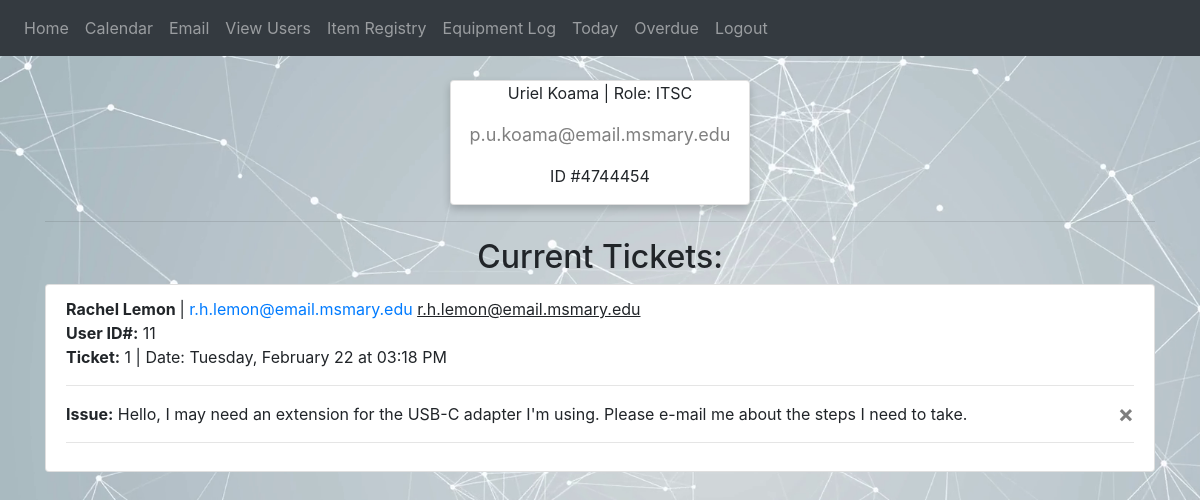
/home (signed in), run on the app's committed database.
### website/models.py (models this page shows)
class User(db.Model, UserMixin):
    id = db.Column(db.Integer, primary_key=True)
    email = db.Column(db.String(150), unique=True)
    password = db.Column(db.String(150))
    first_name = db.Column(db.String(75))
    last_name = db.Column(db.String(75))
    department = db.Column(db.String(150))
    tickets = db.relationship('Ticket')

class Ticket(db.Model):
    id = db.Column(db.Integer, primary_key=True)
    data = db.Column(db.String(10000))
    date = db.Column(db.DateTime, index=True, default=func.now())
    user_id = db.Column(db.Integer, db.ForeignKey('user.id'))

### website/routes.py (the view, shortened to what this page needs)
@routes.route('/', methods=['GET', 'POST'])
@routes.route('/home', methods=['GET', 'POST'])
@login_required
def home():
    tickets = Ticket.query.all()
    users = User.query.all()
    managers = User.query.filter_by(department='MANAGER').all()
    return render_template("home.html", user=current_user, tickets=tickets, users=users, managers=managers)

### website/__init__.py (called while the page is built)
def create_app():
    app = Flask(__name__)
    app.config['SECRET_KEY'] = 'hjshjhdjah kjshkjdhjs'
    app.config['SQLALCHEMY_DATABASE_URI'] = f'sqlite:///{DB_NAME}'
    app.config['SQLALCHEMY_TRACK_MODIFICATIONS'] = True
    db.init_app(app)
    from .routes import routes
    from .auth import auth
    app.register_blueprint(routes, url_prefix='/')
    app.register_blueprint(auth, url_prefix='/')
    from .models import User, Ticket
    create_database(app)
    login_manager = LoginManager()
    login_manager.login_view = 'auth.login'
    login_manager.init_app(app)
    @login_manager.user_loader
    def load_user(id):
        return User.query.get(int(id))
    return app

### website/templates/home.html (shortened to what this page needs)
{% extends "base.html" %} {% block title %}Home{% endblock %} {% block content %}
<br />
{% if user.department != "ITSC" and user.department != "MANAGER" and user.department != 'LEAD' %}
<div class="card" id="profile">
  <h1>{{ user.first_name }} {{ user.last_name}}</h1>
  <p class="title">E-mail: {{ user.email }}</p>
  <p>Department: {{ user.department }} | ID #68679{{ user.id }}</p>
</div>
<hr />
{% else %}
<div class="card" id="profile">
  <p>{{ user.first_name }} {{ user.last_name}} | Role: {{ user.department }}</p>
  <p class="title">{{ user.email }}</p>
  <p>ID #474445{{ user.id }}</p>
</div>
<hr />
{% endif %}
{% if user.department != "ITSC" and user.department != "MANAGER" and user.department != 'LEAD' %}
<h1 align="center">* Submit A Ticket *</h1>
<form method="POST">
  <textarea name="ticket" id="ticket" class="form-control"></textarea>
  <br />
  <div align="center">
    <button type="submit" class="btn btn-primary">Add Ticket</button>
  </div>
  <br />
  <hr />
  <h1 align="center">* My History *</h1>
  <ul class="list-group list-group-flush" id="tickets">
    {% for ticket in user.tickets %}
    <li class="list-group-item">
      Ticket #2021{{ user.id }}{{ ticket.id }}<br />
      DATE: {{ ticket.date.strftime('%A, %B %d at %I:%M %p ') }}<br />
      {{ ticket.data }}
      <button type="button" class="close" onClick="deleteTicket({{ ticket.id }})">
      <span aria-hidden="true">&times;</span>
      </button>
  </li>
  {% endfor %}
  </ul>
</form>
{% else %}
<h2 align="center">Current Tickets:</h2>
{% for data in tickets %}
<div>
<li class="list-group-item">
  {% for user in users %}{% if user.id == data.user_id %}<b>{{ user.first_name }} {{ user.last_name }} </b> |
  <a href="/email">{{ user.email }}</a>
    <u>{{user.email}}</u></a>{% endif %}{% endfor %} <br />
  <b>User ID#:</b> {{ data.user_id }} <br />
  <b>Ticket:</b> {{ data.id }} | Date: {{ data.date.strftime('%A, %B %d at %I:%M %p ') }} <br /><hr />
  <b>Issue:</b>
  {{ data.data }}
  <button type="button" class="close" onClick="deleteTicket({{ data.id }})">
    <span aria-hidden="true">&times;</span>
  </button>
  <hr />
</li>
</div>
{% endfor %}
{% endif %}
{% endblock %}

### data on the page
User: first_name "Uriel", last_name "Koama", department "ITSC", email "p.u.koama@email.msmary.edu", id "4"
Ticket: user_id "11", id "1", date "Tuesday, February 22 at 03:18 PM", data "Hello, I may need an extension for the USB-C adapter I'm using. Please e-mail me about the steps I need to take."
User: first_name "Rachel", last_name "Lemon", email "r.h.lemon@email.msmary.edu"
